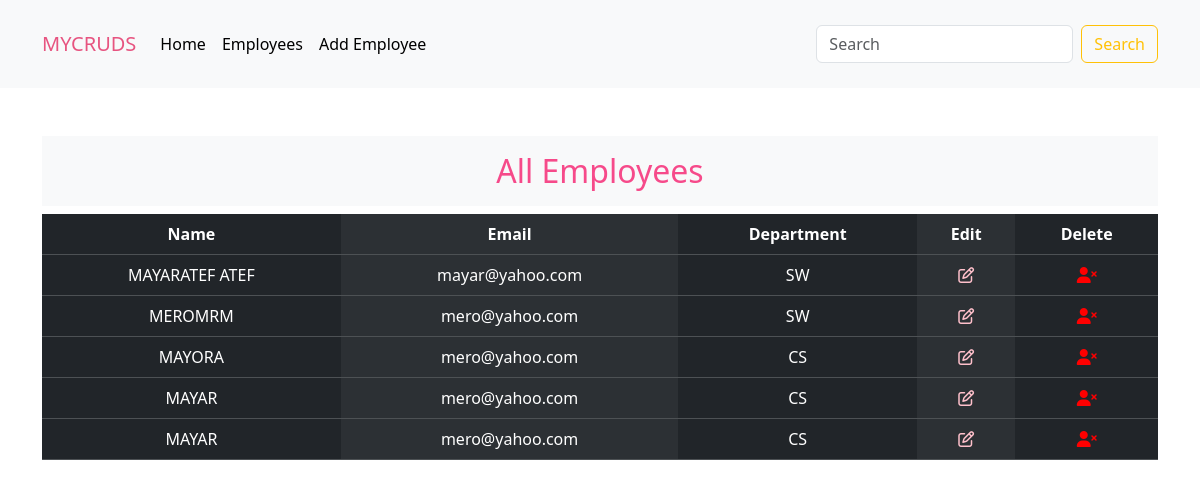
Page /employees.php on the committed database.
### tables this page shows
CREATE TABLE `employees` (
  `id` int(11) NOT NULL,
  `name` varchar(255) NOT NULL,
  `email` varchar(255) NOT NULL,
  `password` varchar(255) NOT NULL,
  `department` varchar(255) NOT NULL,
  `created_at` timestamp NOT NULL DEFAULT current_timestamp()
);

### Database.php (called while the page is built, shortened)
<?php
class Database{
    private $server = "localhost";
    private $username = "root";
    private $password = "";
    private $dbName = "softcompany";
    private $conn;
    public function __construct(){
        $this->conn=mysqli_connect($this->server,$this->username,$this->password,$this->dbName);
    }
    public function readData($table){
        $sql="SELECT * FROM $table";
        $results=mysqli_query($this->conn,$sql);
        $data=[];
        if($results){
            if(mysqli_num_rows($results)){
                while($row= mysqli_fetch_assoc($results)){
                    $data[]=$row;
                }
            }
            return $data;
        }
        else {
             die("Error".mysqli_error($this->conn));
        }
    }
}

### employees.php (the view)
<?php include 'header.php' ?>
<?php include 'navbar.php' ?>
<div class="container pt-5">
    <div class="row">
        <div class="col text-center">
            <h2 class="bg-light p-3" style="color:#F64A8A;">All Employees</h2>
        </div>
    </div>
    <?php
    $searchQuery = isset($_GET['search']) ? $_GET['search'] : '';
    $employees = $searchQuery ? $db->searchEmployees($searchQuery) : $db->readData("employees");
    ?>
    <div class="row">
        <div class="col text-center">
            <?php if (count($employees)): ?>
            <table class="table table-dark table-striped-columns">
                <thead>
                    <tr>
                        <th scope="col">Name</th>
                        <th scope="col">Email</th>
                        <th scope="col">Department</th>
                        <th scope="col">Edit</th>
                        <th scope="col">Delete</th>
                    </tr>
                </thead>
                <tbody>
                    <?php foreach ($employees as $row): ?>
                    <tr>
                        <td><?php echo strtoupper($row['name']); ?></td>
                        <td><?php echo $row['email']; ?></td>
                        <td><?php echo strtoupper($row['department']); ?></td>
                        <td><a href="edit-emp.php?id=<?php echo $row['id']; ?>">
                                <i class="fa-regular fa-pen-to-square" style="color:pink"></i>
                            </a></td>
                        <td><a href="delete-emp.php?id=<?php echo $row['id']; ?>">
                                <i class="fa-solid fa-user-xmark" style="color:red"></i>
                            </a></td>
                    </tr>
                    <?php endforeach; ?>
                </tbody>
            </table>
            <?php else: ?>
            <h2 class="text-center alert alert-danger">Data not found</h2>
            <?php endif; ?>
        </div>
    </div>
</div>
<?php include 'footer.php' ?>

### header.php (shortened to what this page needs)
<?php include'Database.php'; $db=new Database();?>
<!DOCTYPE html>
<html lang="en">
<head>
    <link href="https://cdn.jsdelivr.net/npm/bootstrap@5.3.2/dist/css/bootstrap.min.css" rel="stylesheet"
>
    <link rel="stylesheet" href="https://cdnjs.cloudflare.com/ajax/libs/font-awesome/6.4.2/css/all.min.css"
 />
</head>
<body>

### navbar.php (shortened to what this page needs)
<?php $currentFile = basename($_SERVER['PHP_SELF']); ?>
<nav class="navbar navbar-expand-lg bg-light pt-4 pb-4" style="background-color: #e3f2fd;">
    <div class="container">
        <a class="navbar-brand" href="#" style="color: #E75480;">MYCRUDS</a>
        <div class="collapse navbar-collapse" id="navbarSupportedContent">
            <ul class="navbar-nav me-auto mb-2 mb-lg-0">
                <li class="nav-item">
                    <a class="nav-link active" aria-current="page" href="index.php">Home</a>
                </li>
                <li class="nav-item">
                    <a class="nav-link active" href="employees.php">Employees</a>
                </li>
                <li class="nav-item">
                    <a class="nav-link active" href="add-emp.php">Add Employee</a>
                </li>
            </ul>
            <?php if ($currentFile == 'employees.php'): ?>
            <form class="d-flex" role="search" method="GET">
                <input class="form-control me-2" type="search" placeholder="Search" aria-label="Search" name="search">
                <button class="btn btn-outline-warning" type="submit">Search</button>
            </form>
            <?php endif; ?>
        </div>
    </div>
</nav>

### footer.php (shortened to what this page needs)
</body>
</html>

### rows in the picture
employees: name "MAYARATEF ATEF", email "mayar@yahoo.com", department "SW"
employees: name "MEROMRM", email "mero@yahoo.com", department "SW"
employees: name "MAYORA", email "mero@yahoo.com", department "CS"
employees: name "MAYAR", email "mero@yahoo.com", department "CS"
employees: name "MAYAR", email "mero@yahoo.com", department "CS"
